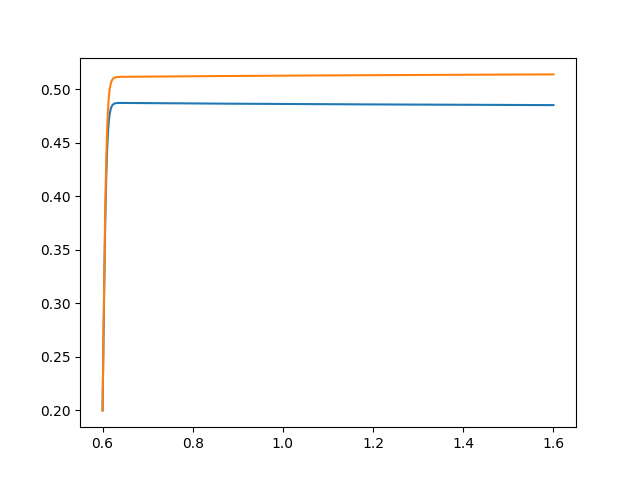

Reproduce this figure in Python.
import numpy as np
from scipy.integrate import odeint
import matplotlib.pyplot as plt
from matplotlib.animation import FuncAnimation

growth_rate = 0.2
death_rate = 0.3
albedo_g = 0.5
albedo_w = 0.75
albedo_b = 0.25
alpha_w = 0.2
alpha_b = 0.2
S = 917
sigma = 5.67*10**(-8)
q = 2.06*10**9

frames = 500
L = np.linspace(0.6, 1.6, frames)

def func(smth, L):
    alpha_w, alpha_b = smth

    alpha_g = 1 - alpha_w - alpha_b
    A = alpha_w*albedo_w + alpha_b*albedo_b + alpha_g*albedo_g

    temp = (S*L*(1-A)/sigma)
    temp_w = (q*(A-albedo_w)+temp)**(1/4)
    temp_b = (q*(A-albedo_b)+temp)**(1/4)

    dalpha_wdt = alpha_w * (alpha_g * temp_w - death_rate)
    dalpha_bdt = alpha_b * (alpha_g * temp_b - death_rate)

    return dalpha_wdt, dalpha_bdt

smth0 = (alpha_w, alpha_b)
sol = odeint(func, smth0, L)

plt.plot(L, sol[:,0])
plt.plot(L, sol[:,1])
plt.xlabel('')
plt.ylabel('')
plt.title('')
plt.savefig('DW.png')

print(sol)
